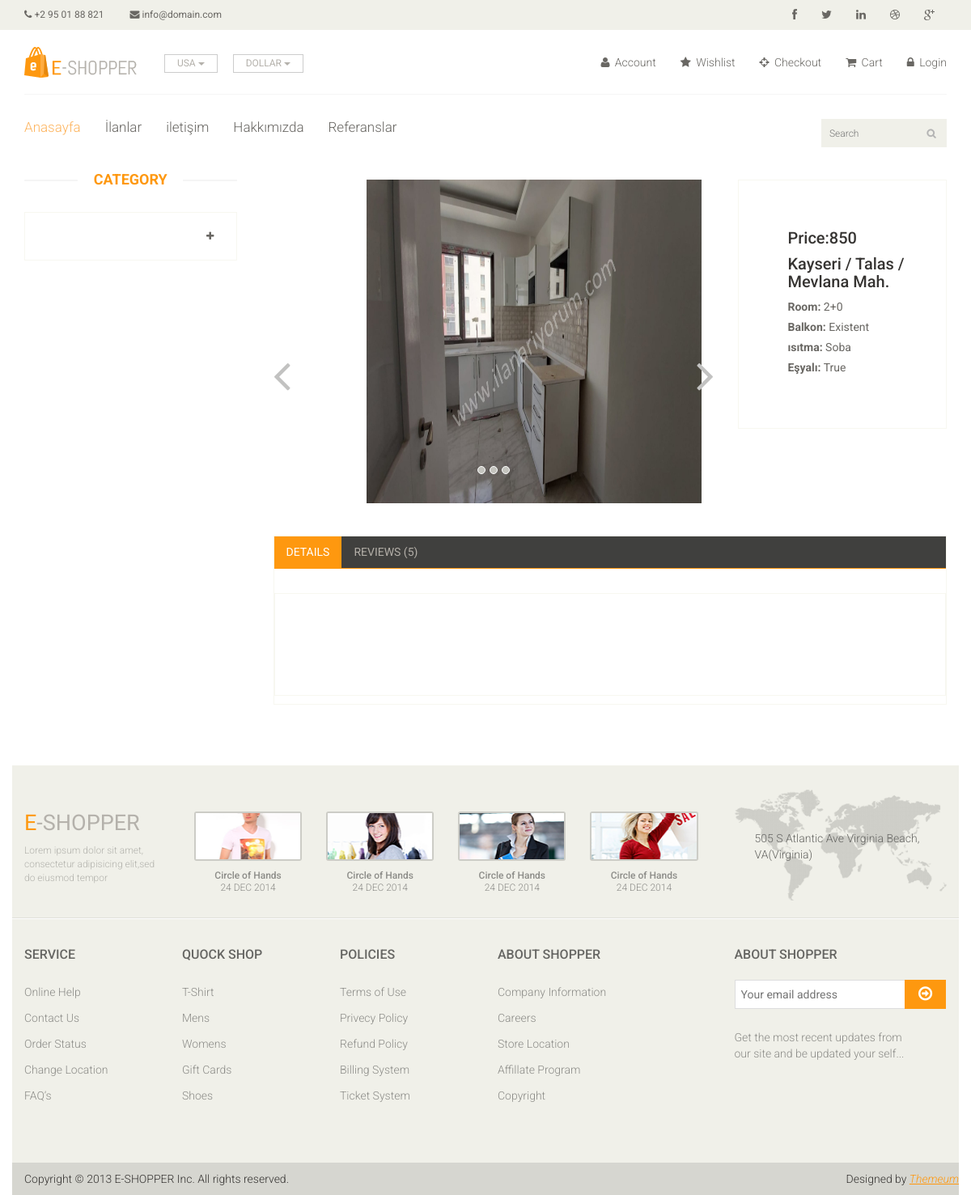
Before: /house/1/talas-esyali-kiralik-merkez/ with the older database file.
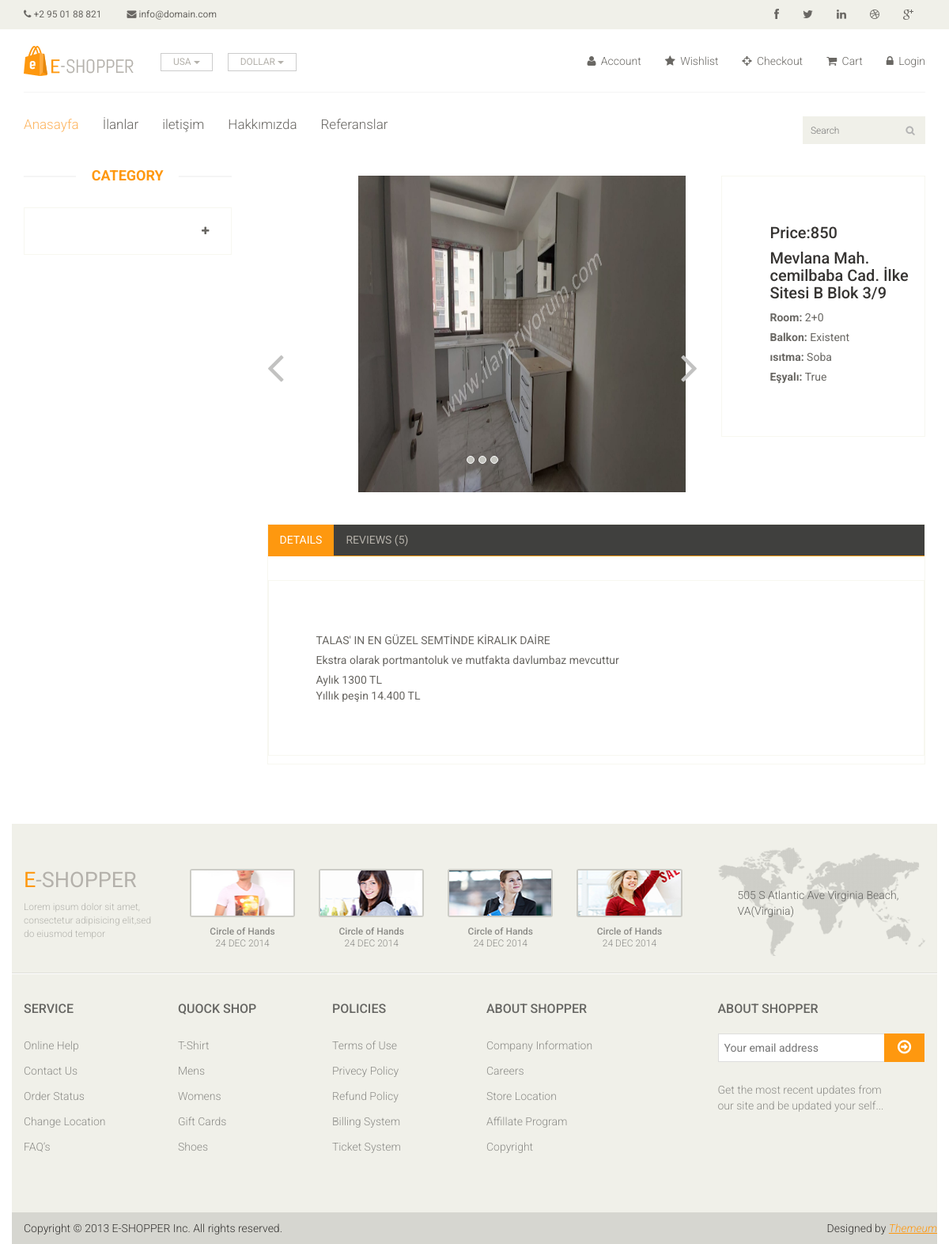
After: the same page with the newer database file.
### house/models.py (models this page shows, shortened)
class House(models.Model):
    STATUS = (
        ('True', 'Evet'),
        ('False', 'Hayır'),
    )
    BALCONY = (
        ('Existent', 'Var'),
        ('Absent', 'Yok'),
    )
    HEATING = (
        ('Yok', 'Yok'),
        ('Soba', 'Soba'),
        ('Kombi', 'Kombi'),
        ('Merkezi', 'Merkezi'),
    )
    STUFF = (
        ('True', 'Evet'),
        ('False', 'Hayır'),
    )
    ROOM = (
        ('1+0', '1+0'),
        ('1+1', '1+1'),
        ('2+0', '2+0'),
        ('2+1', '2+1'),
        ('3+1', '3+1'),
    )
    category = models.ForeignKey(Category, on_delete=models.CASCADE)
    title = models.CharField(max_length=30, blank=True)
    keywords = models.CharField(max_length=255, blank=True)
    description = models.CharField(max_length=255, blank=True)
    image = models.ImageField(blank=True, upload_to='images/')
    address = models.TextField()
    price = models.IntegerField(blank=True)
    room = models.CharField(max_length=30, choices=ROOM, blank=True)
    balcony = models.CharField(max_length=30, choices=BALCONY, blank=True)
    heating = models.CharField(max_length=30, choices=HEATING, blank=True)
    stuff = models.CharField(max_length=30, choices=STUFF, blank=True)
    status = models.CharField(max_length=30, choices=STATUS)
    detail = RichTextUploadingField(blank=True)
    slug = models.SlugField(blank=True, max_length=255)
    parent = models.ForeignKey('self', blank=True, null=True, related_name='children', on_delete=models.CASCADE)
    create_at = models.DateTimeField(auto_now_add=True)
    update_at = models.DateTimeField(auto_now=True)
    def image_tag(self):
        if self.image:
            return mark_safe('<img src="%s" style="width: 45px; height:45px;" />' % self.image.url)
        else:
            return 'No Image Found'
    image_tag.short_description = 'Image'

### home/views.py (the view)
# urls.py: path('house/<int:id>/<slug:slug>/', views.house_detail, name='house_detail'),
def house_detail(request, id, slug):
    category = Category.objects.all()
    house = House.objects.get(pk=id)
    images = Images.objects.filter(house_id=id)
    context = {'category': category,
               'house': house,
               'images': images,
               }
    return render(request, 'house_detail.html', context)

### home/templates/house_detail.html (shortened to what this page needs)
{% extends "homebase.html" %}
{% block sidebar %}
    {% include "sidebar.html" %}
{% endblock %}
{% block body %}
    <section>
        <div class="container">
            <div class="row">
                <div class="col-sm-9 padding-right">
                    <div class="product-details">
                        <div class="col-sm-8">
                            <div id="slider-carousel" class="carousel slide" data-ride="carousel">
                                <ol class="carousel-indicators">
                                    <li data-target="#slider-carousel" data-slide-to="0" class=""></li>
                                    <li data-target="#slider-carousel" data-slide-to="1" class=""></li>
                                    <li data-target="#slider-carousel" data-slide-to="2" class=""></li>
                                </ol>
                                <div class="carousel-inner">
                                    <div class="item active">
                                        <div class="col-sm-12">
                                            <img src="{{ house.image.url }}" style="width:600px; height:400px"
                                                 class="girl img-responsive" alt="">
                                        </div>
                                    </div>
                                </div>
                                <a href="#slider-carousel" class="left control-carousel hidden-xs" data-slide="prev">
                                    <i class="fa fa-angle-left"></i>
                                </a>
                                <a href="#slider-carousel" class="right control-carousel hidden-xs" data-slide="next">
                                    <i class="fa fa-angle-right"></i>
                                </a>
                            </div>
                        </div>
                        <div class="col-sm-4">
                            <div class="product-information">
                                <h2>Price:{{ house.price }}</h2>
                                <h2>{{ house.address }}</h2>
                                <p><b>Room:</b> {{ house.room }}</p>
                                <p><b>Balkon:</b> {{ house.balcony }}</p>
                                <p><b>ısıtma:</b> {{ house.heating }}</p>
                                <p><b>Eşyalı:</b> {{ house.stuff }}</p>
                            </div>
                        </div>
                    </div>
                    <div class="category-tab shop-details-tab">
                        <div class="col-sm-12">
                            <ul class="nav nav-tabs">
                                <li class="active"><a href="#details" data-toggle="tab">Details</a></li>
                                <li><a href="#reviews" data-toggle="tab">Reviews (5)</a></li>
                            </ul>
                        </div>
                        <div class="tab-content">
                            <div class="tab-pane fade active in" id="details">
                                <div class="product-information">
                                    <p>{{ house.detail|safe }}</p>
                                </div>
                            </div>
                        </div>
                    </div>
                </div>
            </div>
        </div>
    </section>
{% endblock %}

Changed rows visible on the page:
changed House "Existent": address "Kayseri / Talas / Mevlana Mah." → "Mevlana Mah. cemilbaba Cad. İlke Sitesi B Blok 3/9"; detail (not shown) → "TALAS' IN EN GÜZEL SEMTİNDE KİRALIK DAİRE Ekstra olarak portmantoluk ve mutfakta davlumbaz mevcuttur Aylık 1300 TL Yıllık peşin 14.400 TL"
